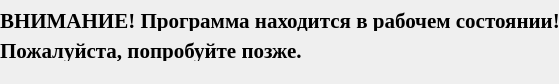
<?xml version="1.0" encoding="UTF-8"?>
<ui version="4.0">
 <class>Warning</class>
 <widget class="QWidget" name="Warning">
  <property name="geometry">
   <rect>
    <x>0</x>
    <y>0</y>
    <width>559</width>
    <height>84</height>
   </rect>
  </property>
  <property name="windowTitle">
   <string>Form</string>
  </property>
  <widget class="QLabel" name="label">
   <property name="geometry">
    <rect>
     <x>0</x>
     <y>10</y>
     <width>561</width>
     <height>21</height>
    </rect>
   </property>
   <property name="font">
    <font>
     <family>Times New Roman</family>
     <pointsize>16</pointsize>
     <weight>75</weight>
     <bold>true</bold>
    </font>
   </property>
   <property name="text">
    <string>ВНИМАНИЕ! Программа находится в рабочем состоянии!</string>
   </property>
  </widget>
  <widget class="QLabel" name="label_2">
   <property name="geometry">
    <rect>
     <x>0</x>
     <y>40</y>
     <width>551</width>
     <height>21</height>
    </rect>
   </property>
   <property name="font">
    <font>
     <family>Times New Roman</family>
     <pointsize>16</pointsize>
     <weight>75</weight>
     <bold>true</bold>
    </font>
   </property>
   <property name="text">
    <string>Пожалуйста, попробуйте позже.</string>
   </property>
  </widget>
 </widget>
 <resources/>
 <connections/>
</ui>
